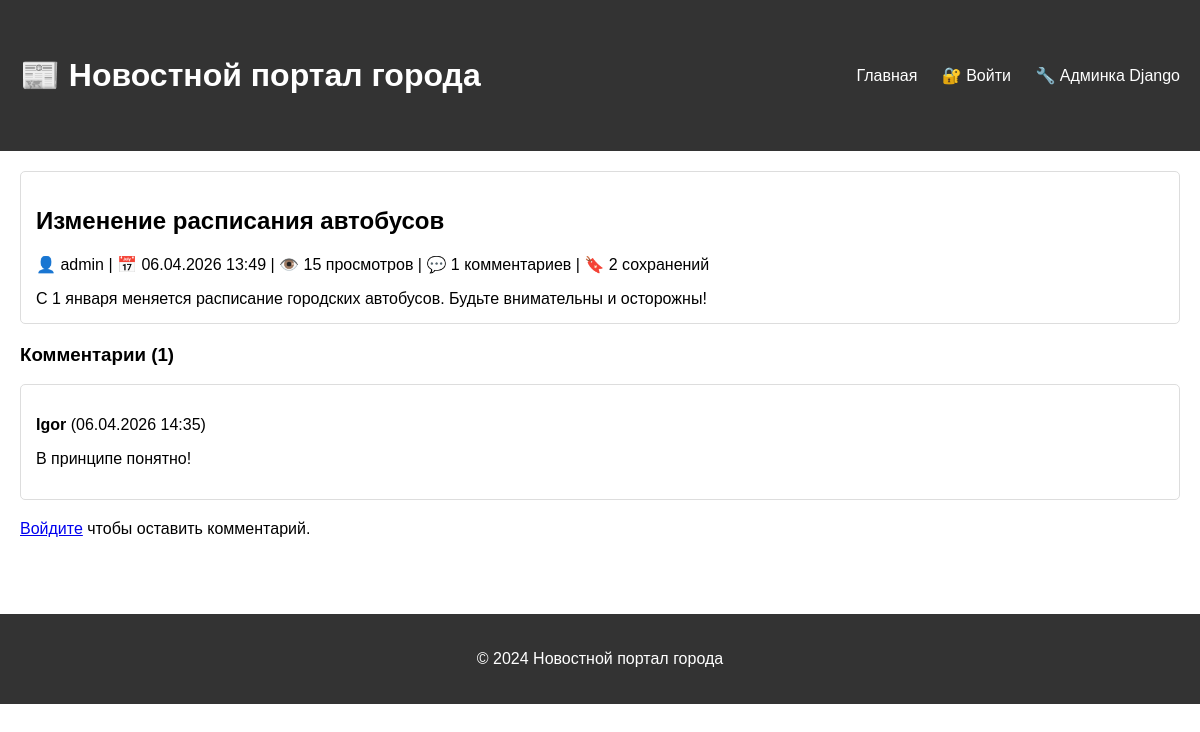
Screenshot of /article/2/ with the database file from the repository.
### portal/models.py (models this page shows, shortened)
class Article(models.Model):
    TYPE_CHOICES = [
        ('news', 'Новость'),
        ('article', 'Статья'),
    ]
    title = models.CharField(max_length=200, verbose_name='Заголовок')
    content = models.TextField(verbose_name='Содержание')
    article_type = models.CharField(max_length=10, choices=TYPE_CHOICES, default='news', verbose_name='Тип')
    author = models.ForeignKey(User, on_delete=models.CASCADE, verbose_name='Автор')
    created_at = models.DateTimeField(auto_now_add=True, verbose_name='Дата создания')
    views_count = models.IntegerField(default=0, verbose_name='Просмотры')
    saves_count = models.IntegerField(default=0, verbose_name='Сохранения')
    is_published = models.BooleanField(default=True, verbose_name='Опубликовано')
    def increment_views(self):
        self.views_count += 1
        self.save()
    class Meta:
        verbose_name = 'Статья'
        verbose_name_plural = 'Статьи'
        ordering = ['-created_at']

class Comment(models.Model):
    article = models.ForeignKey(Article, on_delete=models.CASCADE, related_name='comments', verbose_name='Статья')
    author = models.ForeignKey(User, on_delete=models.CASCADE, verbose_name='Автор')
    text = models.TextField(verbose_name='Текст')
    created_at = models.DateTimeField(auto_now_add=True, verbose_name='Дата создания')
    is_active = models.BooleanField(default=True, verbose_name='Активен')
    class Meta:
        verbose_name = 'Комментарий'
        verbose_name_plural = 'Комментарии'
        ordering = ['-created_at']

### portal/views.py (the view)
# urls.py: path('article/<int:article_id>/', views.article_detail, name='article_detail'),
def article_detail(request, article_id):
    article = get_object_or_404(Article, id=article_id, is_published=True)
    article.increment_views()
    comments = Comment.objects.filter(article=article, is_active=True)
    if request.method == 'POST' and request.user.is_authenticated:
        form = CommentForm(request.POST)
        if form.is_valid():
            comment = form.save(commit=False)
            comment.article = article
            comment.author = request.user
            comment.save()
            messages.success(request, 'Комментарий добавлен!')
            return redirect('article_detail', article_id=article.id)
    else:
        form = CommentForm()
    is_saved = False
    if request.user.is_authenticated:
        is_saved = SavedArticle.objects.filter(user=request.user, article=article).exists()
    return render(request, 'portal/article_detail.html', {
        'article': article,
        'comments': comments,
        'form': form,
        'is_saved': is_saved,
    })

### portal/context_processors.py (called while the page is built)
def site_settings(request):
    settings, created = SiteSettings.objects.get_or_create(id=1)
    return {'site_settings': settings}

### templates/portal/article_detail.html (shortened to what this page needs)
{% extends 'base.html' %}
{% block content %}
    <div class="card">
        <h2>{{ article.title }}</h2>
        <p>
            👤 {{ article.author.username }} |
            📅 {{ article.created_at|date:"d.m.Y H:i" }} |
            👁️ {{ article.views_count }} просмотров |
            💬 {{ article.comments.count }} комментариев |
            🔖 {{ article.saves_count }} сохранений
        </p>
        <div style="white-space: pre-line;">{{ article.content }}</div>
    </div>
    <h3>Комментарии ({{ comments.count }})</h3>
    {% for comment in comments %}
        <div class="card">
            <p><strong>{{ comment.author.username }}</strong> ({{ comment.created_at|date:"d.m.Y H:i" }})</p>
            <p>{{ comment.text }}</p>
        </div>
    {% empty %}
        <p>Нет комментариев. Будьте первым!</p>
    {% endfor %}
    {% if user.is_authenticated %}
        <div class="card">
            <h4>Добавить комментарий</h4>
            <form method="POST">
                {% csrf_token %}
                {{ form.as_p }}
                <button type="submit" class="btn">Отправить</button>
            </form>
        </div>
    {% else %}
        <p><a href="/admin/login/">Войдите</a> чтобы оставить комментарий.</p>
    {% endif %}
{% endblock %}

### rows the page displays
Article: title "Изменение расписания автобусов", author.username "admin", created_at "06.04.2026 13:49", views_count "15", comments.count "1", saves_count "2", content "С 1 января меняется расписание городских автобусов. Будьте внимательны и осторожны!"
Comment: author.username "Igor", created_at "06.04.2026 14:35", text "В принципе понятно!"

### other values shown
{{ comments.count }} "1"
